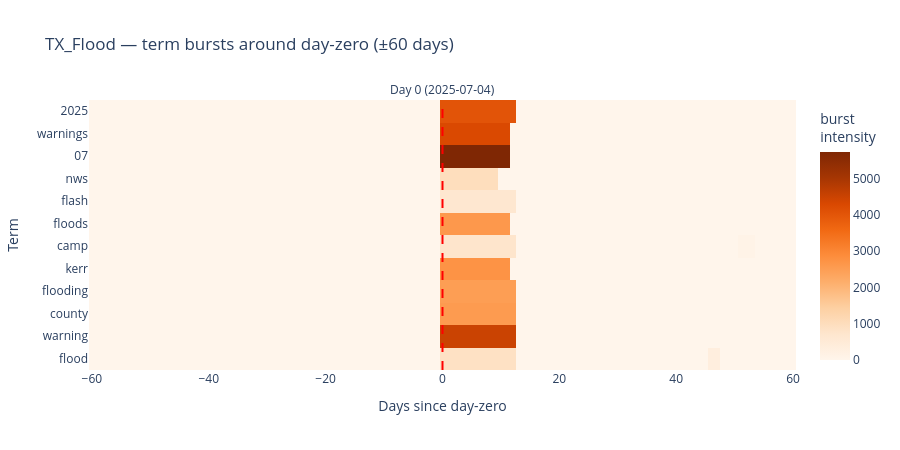

The notebook cell saved with this chart:
### Markdown cell above
### 6.2 Per-event burst heatmaps

For each event, we pick the ~12 most distinctive terms across that event's boolean sub-corpora (by TF-IDF), run Kleinberg on each term's timestamp series restricted to the ±`WINDOW_DAYS` window around day-zero, and render a heatmap of days-since-day-zero × term with intensity encoding. A vertical line marks day-zero.

### Code cell
BURST_TERMS_PER_EVENT = 12

def term_timestamps(docs, term):
    mask = docs["text_content"].str.contains(rf"\b{re.escape(term)}\b", case=False, regex=True)
    return docs.loc[mask, "timestamp"].dropna().tolist()

def distinctive_terms(sub_df, all_df, n=BURST_TERMS_PER_EVENT):
    """Terms frequent in sub_df but not in (all_df minus sub_df)."""
    in_corpus  = " ".join(sub_df["text_content"].tolist())
    out_corpus = " ".join(all_df.loc[~all_df.index.isin(sub_df.index), "text_content"].tolist())
    vec = TfidfVectorizer(max_features=3000, stop_words=list(CONTENT_STOPWORDS), min_df=2)
    try:
        X = vec.fit_transform([in_corpus, out_corpus])
    except ValueError:
        return []
    diff = (X.toarray()[0] - X.toarray()[1])
    vocab = np.array(vec.get_feature_names_out())
    return list(vocab[diff.argsort()[::-1][:n]])

event_burst_figs = {}
for event, day0_str in EVENT_DAY_ZERO.items():
    day0 = datetime.fromisoformat(day0_str).replace(tzinfo=timezone.utc)
    win_start = day0 - timedelta(days=WINDOW_DAYS)
    win_end   = day0 + timedelta(days=WINDOW_DAYS)
    sub = df[df["events"].apply(lambda es: event in es) &
             df["timestamp"].between(win_start, win_end)].copy()
    if len(sub) < 10:
        print(f"  ⚠ {event}: only {len(sub)} docs in window — skipping burst heatmap")
        continue
    terms = distinctive_terms(sub, df)
    if not terms:
        continue
    # Build days-since-day-zero × term intensity matrix
    days = list(range(-WINDOW_DAYS, WINDOW_DAYS+1))
    matrix = np.zeros((len(terms), len(days)))
    for ti, term in enumerate(terms):
        ts = term_timestamps(sub, term)
        bursts = kleinberg_bursts(ts)
        for b_start, b_end, intensity in bursts:
            d0 = (b_start - day0).days
            d1 = (b_end - day0).days
            for d in range(max(d0, -WINDOW_DAYS), min(d1, WINDOW_DAYS)+1):
                matrix[ti, d - days[0]] = max(matrix[ti, d - days[0]], intensity)
    fig = go.Figure(go.Heatmap(z=matrix, x=days, y=terms, colorscale="Oranges",
                               colorbar=dict(title="burst<br>intensity")))
    fig.add_vline(x=0, line=dict(color="red", width=2, dash="dash"),
                  annotation_text=f"Day 0 ({day0_str})", annotation_position="top")
    fig.update_layout(title=f"{event} — term bursts around day-zero (±{WINDOW_DAYS} days)",
                      xaxis_title="Days since day-zero", yaxis_title="Term",
                      height=450, plot_bgcolor="white")
    fig.write_html(str(OUTPUT_DIR / f"burst_{event}.html"), include_plotlyjs="cdn")
    event_burst_figs[event] = fig
    fig.show()
    print(f"✓ {event}: {len(sub):,} docs, {len(terms)} distinctive terms")

### Figure 1 — Plotly figure (JSON) as saved in the notebook; plotly's stock layout.template omitted (floating-point values rounded to 4 significant figures; data arrays with more than 128 entries replaced by an {"elided": "..."} marker saying what was removed)
{"data": [{"colorbar": {"title": {"text": "burst<br>intensity"}}, "colorscale": [[0, "rgb(255,245,235)"], [0.125, "rgb(254,230,206)"], [0.25, "rgb(253,208,162)"], [0.375, "rgb(253,174,107)"], [0.5, "rgb(253,141,60)"], [0.625, "rgb(241,105,19)"], [0.75, "rgb(217,72,1)"], [0.875, "rgb(166,54,3)"], [1, "rgb(127,39,4)"]], "type": "heatmap", "x": [-60, -59, -58, -57, -56, -55, -54, -53, -52, -51, -50, -49, -48, -47, -46, -45, -44, -43, -42, -41, -40, -39, -38, -37, -36, -35, -34, -33, -32, -31, -30, -29, -28, -27, -26, -25, -24, -23, -22, -21, -20, -19, -18, -17, -16, -15, -14, -13, -12, -11, -10, -9, -8, -7, -6, -5, -4, -3, -2, -1, 0, 1, 2, 3, 4, 5, 6, 7, 8, 9, 10, 11, 12, 13, 14, 15, 16, 17, 18, 19, 20, 21, 22, 23, 24, 25, 26, 27, 28, 29, 30, 31, 32, 33, 34, 35, 36, 37, 38, 39, 40, 41, 42, 43, 44, 45, 46, 47, 48, 49, 50, 51, 52, 53, 54, 55, 56, 57, 58, 59, 60], "y": ["flood", "warning", "county", "flooding", "kerr", "camp", "floods", "flash", "nws", "07", "warnings", "2025"], "z": {"elided": "12x121 float values"}}], "layout": {"annotations": [{"showarrow": false, "text": "Day 0 (2025-07-04)", "x": 0, "xanchor": "center", "xref": "x", "y": 1, "yanchor": "bottom", "yref": "y domain"}], "height": 450, "plot_bgcolor": "white", "shapes": [{"line": {"color": "red", "dash": "dash", "width": 2}, "type": "line", "x0": 0, "x1": 0, "xref": "x", "y0": 0, "y1": 1, "yref": "y domain"}], "title": {"text": "TX_Flood — term bursts around day-zero (±60 days)"}, "xaxis": {"title": {"text": "Days since day-zero"}}, "yaxis": {"title": {"text": "Term"}}}}
